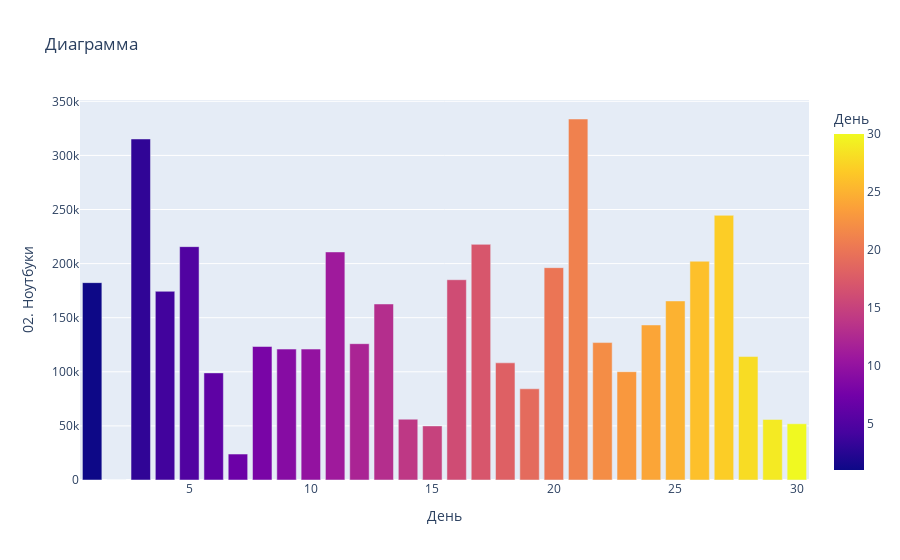

Here is the notebook cell this chart was saved with:
### Code cell
fig = px.bar(group, 
             x="День", 
             y="02. Ноутбуки", 
             color="День", 
             title="Диаграмма")
fig.show()

### Figure 1 — Plotly figure (JSON) as saved in the notebook; plotly's stock layout.template omitted (floating-point values rounded to 4 significant figures)
{"data": [{"alignmentgroup": "True", "hovertemplate": "День=%{marker.color}<br>02. Ноутбуки=%{y}<extra></extra>", "legendgroup": "", "marker": {"color": [1, 2, 3, 4, 5, 6, 7, 8, 9, 10, 11, 12, 13, 14, 15, 16, 17, 18, 19, 20, 21, 22, 23, 24, 25, 26, 27, 28, 29, 30], "coloraxis": "coloraxis"}, "name": "", "offsetgroup": "", "orientation": "v", "showlegend": false, "textposition": "auto", "type": "bar", "x": [1, 2, 3, 4, 5, 6, 7, 8, 9, 10, 11, 12, 13, 14, 15, 16, 17, 18, 19, 20, 21, 22, 23, 24, 25, 26, 27, 28, 29, 30], "xaxis": "x", "y": [182415, 0, 315189, 174396, 215695, 98996, 23999, 123400.0, 120997, 120997, 210793, 125996, 162695, 56199, 49998, 185094, 217793, 108295, 84297, 196245, 333700.0, 126997, 100097, 143295, 165496, 202200.0, 244600.0, 114097, 55998, 51998], "yaxis": "y"}], "layout": {"autosize": true, "barmode": "relative", "coloraxis": {"colorbar": {"title": {"text": "День"}}, "colorscale": [[0, "#0d0887"], [0.1111, "#46039f"], [0.2222, "#7201a8"], [0.3333, "#9c179e"], [0.4444, "#bd3786"], [0.5556, "#d8576b"], [0.6667, "#ed7953"], [0.7778, "#fb9f3a"], [0.8889, "#fdca26"], [1, "#f0f921"]]}, "legend": {"tracegroupgap": 0}, "title": {"text": "Диаграмма"}, "xaxis": {"anchor": "y", "autorange": true, "domain": [0, 1], "range": [0.5, 30.5], "title": {"text": "День"}, "type": "linear"}, "yaxis": {"anchor": "x", "autorange": true, "domain": [0, 1], "range": [0, 351200.0], "title": {"text": "02. Ноутбуки"}, "type": "linear"}}}
